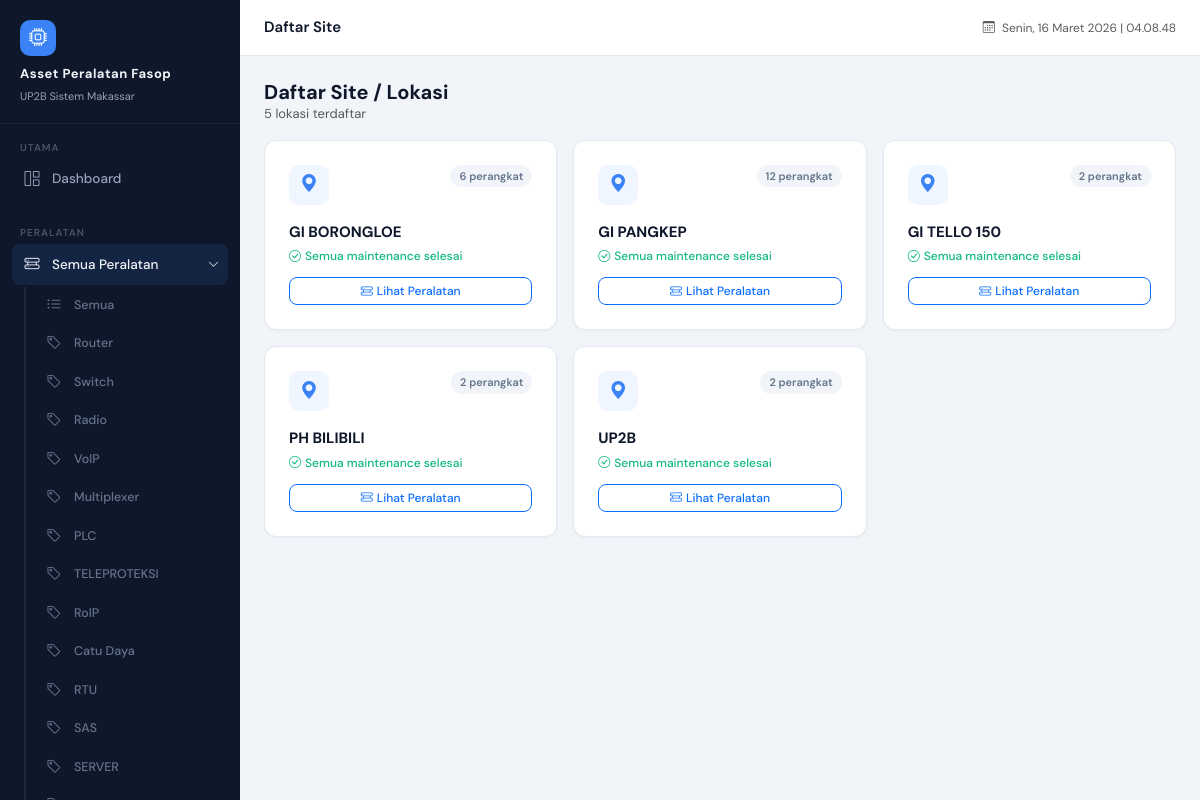
Page /lokasi/ (signed in) on the committed database.
### devices/models.py (models this page shows, shortened)
class DeviceType(models.Model):
    name = models.CharField(max_length=100)

class Device(models.Model):
    nama = models.CharField(max_length=100)
    jenis = models.ForeignKey(
        DeviceType,
        on_delete=models.SET_NULL,
        null=True,
        blank=True
    )
    merk = models.CharField(max_length=100)
    type = models.CharField(max_length=100, blank=True, null=True)
    serial_number = models.CharField(max_length=100, blank=True, null=True)
    firmware_version = models.CharField(max_length=100, blank=True, null=True)
    ip_address = models.GenericIPAddressField(blank=True, null=True)
    lokasi = models.CharField(max_length=150)
    keterangan = models.TextField(blank=True, null=True)
    foto = models.ImageField(upload_to='device_photos/', blank=True, null=True)
    foto2 = models.ImageField(upload_to='device_photos/', blank=True, null=True, verbose_name='Foto 2')
    created_at = models.DateTimeField(auto_now_add=True)
    created_by = models.ForeignKey(
        User,
        on_delete=models.SET_NULL,
        null=True,
        blank=True,
        related_name='created_devices',
        verbose_name='Ditambahkan oleh'
    )
    deleted_by = models.ForeignKey(
        User,
        on_delete=models.SET_NULL,
        null=True,
        blank=True,
        related_name='deleted_devices'
    )
    is_deleted = models.BooleanField(default=False)
    spesifikasi = models.JSONField(blank=True, null=True, default=dict)  # ← tambahan

### devices/views.py (the view)
# urls.py: path('lokasi/', views.lokasi_list, name='lokasi_list'),
@login_required
def lokasi_list(request):
    lokasi_data = (
        Device.objects
        .filter(is_deleted=False)
        .exclude(lokasi__isnull=True)
        .exclude(lokasi__exact='')
        .exclude(lokasi__iexact='none')
        .annotate(lokasi_clean=Trim('lokasi'))
        .values('lokasi_clean')
        .annotate(total_device=Count('id'))
        .order_by('lokasi_clean')
    )
    from maintenance.models import Maintenance
    open_by_lokasi = {}
    for m in Maintenance.objects.filter(status='Open').select_related('device'):
        loc = (m.device.lokasi or '').strip()
        open_by_lokasi[loc] = open_by_lokasi.get(loc, 0) + 1
    lokasi_list_final = []
    for row in lokasi_data:
        row = dict(row)
        row['maintenance_open'] = open_by_lokasi.get(row['lokasi_clean'], 0)
        lokasi_list_final.append(row)
    return render(request, 'devices/lokasi_list.html', {'lokasi_data': lokasi_list_final})

### devices/context_processors.py (called while the page is built)
def device_types(request):
    all_types = list(DeviceType.objects.all())
    def sort_key(dt):
        name_lower = dt.name.strip().lower()
        for i, ordered_name in enumerate(DEVICE_TYPE_ORDER):
            if ordered_name.lower() == name_lower:
                return i
        return len(DEVICE_TYPE_ORDER)  # yang tidak ada di list, taruh di bawah
    all_types.sort(key=sort_key)
    return {
        'navbar_device_types': all_types
    }

def lokasi_list(request):
    lokasi = (
        Device.objects
        .filter(is_deleted=False)
        .exclude(lokasi__isnull=True)
        .exclude(lokasi__exact='')
        .exclude(lokasi__iexact='none')
        .annotate(lokasi_clean=Trim('lokasi'))
        .values_list('lokasi_clean', flat=True)
        .distinct()
        .order_by('lokasi_clean')
    )
    return {
        'navbar_lokasi_list': lokasi
    }

### devices/templates/devices/lokasi_list.html (shortened to what this page needs)
{% extends 'base.html' %}
{% block page_title %}Daftar Site{% endblock %}
{% block content %}
<div class="d-flex align-items-center justify-content-between mb-3">
    <div>
        <h2 class="mb-0" style="font-size:20px;font-weight:700;">Daftar Site / Lokasi</h2>
        <p class="text-muted mb-0" style="font-size:13px;">{{ lokasi_data|length }} lokasi terdaftar</p>
    </div>
</div>
<div class="row g-3">
    {% for l in lokasi_data %}
    <div class="col-md-4 col-sm-6">
        <div class="card h-100" style="transition:box-shadow 0.15s;" onmouseover="this.style.boxShadow='0 4px 16px rgba(59,130,246,0.10)'" onmouseout="this.style.boxShadow=''">
            <div class="card-body p-4">
                <div class="d-flex align-items-start justify-content-between mb-3">
                    <div style="width:40px;height:40px;background:#eff6ff;border-radius:10px;display:flex;align-items:center;justify-content:center;flex-shrink:0;">
                        <i class="bi bi-geo-alt-fill" style="color:#3b82f6;font-size:18px;"></i>
                    </div>
                    <span style="font-size:11px;background:#f1f5f9;color:#64748b;padding:3px 9px;border-radius:20px;font-weight:600;">
                        {{ l.total_device }} perangkat
                    </span>
                </div>
                <div style="font-size:15px;font-weight:700;color:#0f172a;margin-bottom:4px;">{{ l.lokasi_clean }}</div>
                {% if l.maintenance_open %}
                <div style="font-size:12px;color:#f59e0b;font-weight:500;margin-bottom:12px;">
                    <i class="bi bi-exclamation-circle me-1"></i>{{ l.maintenance_open }} maintenance open
                </div>
                {% else %}
                <div style="font-size:12px;color:#10b981;font-weight:500;margin-bottom:12px;">
                    <i class="bi bi-check-circle me-1"></i>Semua maintenance selesai
                </div>
                {% endif %}
                <a href="{% url 'device_list' %}?lokasi={{ l.lokasi_clean }}"
                   class="btn btn-sm btn-outline-primary w-100">
                    <i class="bi bi-hdd-rack me-1"></i>Lihat Peralatan
                </a>
            </div>
        </div>
    </div>
    {% endfor %}
</div>
{% endblock %}

### devices/templates/base.html (shortened to what this page needs)
<!DOCTYPE html>
<html lang="id">
<head>
    <link href="https://cdn.jsdelivr.net/npm/bootstrap@5.3.2/dist/css/bootstrap.min.css" rel="stylesheet">
    <link href="https://cdn.jsdelivr.net/npm/bootstrap-icons@1.11.3/font/bootstrap-icons.css" rel="stylesheet">
</head>
<body>
<div id="sidebar">
    <div class="sidebar-brand">
        <div class="brand-icon"><i class="bi bi-cpu"></i></div>
        <h6>Asset Peralatan Fasop</h6>
        <small>UP2B Sistem Makassar</small>
    </div>
    <div class="sidebar-section">
        <div class="sidebar-section-label">Utama</div>
        <a href="{% url 'dashboard' %}" class="sidebar-link {% if request.resolver_match.url_name == 'dashboard' %}active{% endif %}">
            <span class="si-icon"><i class="bi bi-grid-1x2"></i></span>
            Dashboard
        </a>
    </div>
    <div class="sidebar-section">
        <div class="sidebar-section-label">Peralatan</div>
        {% with url_name=request.resolver_match.url_name jenis_param=request.GET.jenis %}
        <button class="sidebar-link sidebar-group-toggle w-100 text-start border-0
            {% if 'device' in url_name or url_name == 'lokasi_list' %}active open{% endif %}"
            data-target="submenu-peralatan" type="button">
            <span class="si-icon"><i class="bi bi-hdd-rack"></i></span>
            Semua Peralatan
            <i class="bi bi-chevron-right sidebar-toggle-btn ms-auto"></i>
        </button>
        <div class="sidebar-submenu {% if 'device' in url_name or url_name == 'lokasi_list' %}open{% endif %}"
             id="submenu-peralatan">
            <a href="{% url 'device_list' %}"
               class="sidebar-link {% if url_name == 'device_list' and not jenis_param %}active{% endif %}">
                <span class="si-icon"><i class="bi bi-list-ul"></i></span>
                Semua
            </a>
            {% for jenis in navbar_device_types %}
            {% with jenis_id_str=jenis.id|stringformat:"s" %}
            <a href="{% url 'device_list' %}?jenis={{ jenis.id }}"
               class="sidebar-link
               {% if url_name == 'device_view' and active_device_jenis_id == jenis.id %}active{% endif %}">
                <span class="si-icon"><i class="bi bi-tag"></i></span>
                {{ jenis.name }}
            </a>
            {% endwith %}
            {% endfor %}
        </div>
        {% endwith %}
    </div>
</div>
<div id="main-content">
    <div id="topbar">
        <span class="topbar-title">{% block page_title %}{% endblock %}</span>
        <div class="topbar-right">
            <span class="text-muted" style="font-size:12px;">
                <i class="bi bi-calendar3 me-1"></i>
                <span id="topbar-date"></span>
            </span>
        </div>
    </div>
    <div class="page-content">
        {% block content %}{% endblock %}
    </div>
</div>
</body>
</html>

### devices/templates/base.html (style rules this page uses)
:root { --sidebar-width: 240px; --sidebar-bg: #0f172a; --sidebar-accent: #1e293b; --sidebar-active: #3b82f6; --sidebar-text: #94a3b8; --sidebar-text-active: #f1f5f9; --topbar-height: 56px; --body-bg: #f1f5f9; --card-bg: #ffffff; --text-primary: #0f172a; --text-secondary: #64748b; --border-color: #e2e8f0; --accent: #3b82f6; --accent-light: #eff6ff; --success: #10b981; --warning: #f59e0b; --danger: #ef4444; }
* { box-sizing: border-box; }
body { font-family: 'DM Sans', sans-serif; background: var(--body-bg); color: var(--text-primary); margin: 0; padding: 0; }
#sidebar { position: fixed; top: 0; left: 0; width: var(--sidebar-width); height: 100vh; background: var(--sidebar-bg); display: flex; flex-direction: column; z-index: 1000; transition: transform 0.3s ease; overflow-y: auto; }
.sidebar-brand { padding: 20px 20px 16px; border-bottom: 1px solid rgba(255,255,255,0.07); }
.sidebar-brand .brand-icon { width: 36px; height: 36px; background: var(--accent); border-radius: 10px; display: flex; align-items: center; justify-content: center; font-size: 18px; color: white; margin-bottom: 10px; }
.sidebar-brand h6 { color: var(--sidebar-text-active); font-weight: 700; font-size: 13px; letter-spacing: 0.5px; margin: 0; line-height: 1.3; }
.sidebar-brand small { color: var(--sidebar-text); font-size: 11px; }
.sidebar-section { padding: 16px 12px 8px; }
.sidebar-section-label { color: #475569; font-size: 10px; font-weight: 600; letter-spacing: 1px; text-transform: uppercase; padding: 0 8px; margin-bottom: 4px; }
.sidebar-link { display: flex; align-items: center; gap: 10px; padding: 9px 10px; border-radius: 8px; color: var(--sidebar-text); text-decoration: none; font-size: 13.5px; font-weight: 500; transition: all 0.15s; margin-bottom: 2px; }
.sidebar-link.active { background: var(--accent); color: white; }
.sidebar-link .si-icon { width: 20px; font-size: 15px; flex-shrink: 0; text-align: center; }
.sidebar-submenu { margin-left: 12px; border-left: 2px solid rgba(255,255,255,0.07); padding-left: 8px; display: none; overflow: hidden; }
.sidebar-submenu.open { display: block; }
.sidebar-submenu .sidebar-link { font-size: 12.5px; padding: 7px 10px; color: #64748b; }
.sidebar-group-toggle { display: flex; align-items: center; gap: 10px; padding: 9px 10px; border-radius: 8px; color: var(--sidebar-text); font-size: 13.5px; font-weight: 500; transition: all 0.15s; margin-bottom: 2px; background: transparent; cursor: pointer; }
.sidebar-group-toggle.active { color: var(--sidebar-text-active); background: rgba(59,130,246,0.12); }
.sidebar-toggle-btn { margin-left: auto; font-size: 11px; transition: transform 0.22s ease; flex-shrink: 0; }
.sidebar-group-toggle.open .sidebar-toggle-btn { transform: rotate(90deg); }
#main-content { margin-left: var(--sidebar-width); min-height: 100vh; display: flex; flex-direction: column; }
#topbar { height: var(--topbar-height); background: white; border-bottom: 1px solid var(--border-color); display: flex; align-items: center; padding: 0 24px; gap: 16px; position: sticky; top: 0; z-index: 500; }
.topbar-title { font-size: 15px; font-weight: 600; color: var(--text-primary); }
.topbar-right { margin-left: auto; display: flex; align-items: center; gap: 12px; }
.page-content { padding: 24px; flex: 1; }
.card { border: 1px solid var(--border-color); border-radius: 12px; box-shadow: 0 1px 3px rgba(0,0,0,0.04); }
.btn { font-size: 13px; font-weight: 500; border-radius: 8px; }
.btn-sm { font-size: 12px; padding: 4px 10px; }

### rows in the picture
DeviceType: name "Router"
DeviceType: name "Switch"
DeviceType: name "Radio"
DeviceType: name "VoIP"
DeviceType: name "Multiplexer"
DeviceType: name "PLC"
DeviceType: name "TELEPROTEKSI"
DeviceType: name "RoIP"
DeviceType: name "Catu Daya"
DeviceType: name "RTU"
DeviceType: name "SAS"
DeviceType: name "SERVER"
Device: total_device "6", lokasi_clean "GI BORONGLOE"
Device: total_device "2", lokasi_clean "PH BILIBILI"

### other values in the picture
{{ lokasi_data|length }} "5"
{{ l.total_device }} "12" "2" "2"
{{ l.lokasi_clean }} "GI PANGKEP" "GI TELLO 150" "UP2B"
